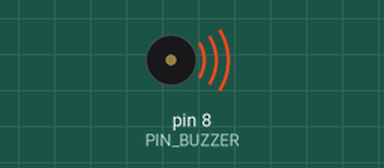
A sketch run on a simulated Arduino Uno, built with avr-gcc and run on an emulated ATmega328P. Parts: buzzer (waves = sounding).

Above: at 0.2 s.
Timing chart, 0 to 3.0 s (numbered marks = the images above):
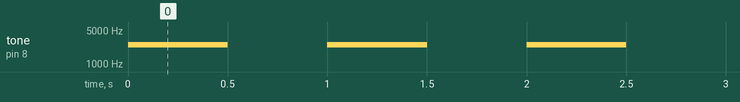

The sketch:

buzzer_test.ino
```cpp
/**
 * Buzzer test: beeps 0.5 s on / 0.5 s off. Wiring: buzzer + -> D8, - -> GND.
 */
const uint8_t PIN_BUZZER = 8;   // buzzer + leg is on D8

/**
 * Set the buzzer pin as an output.
 * @return void
 */
void setup() {
  pinMode(PIN_BUZZER, OUTPUT);
}

/**
 * Beep: 0.5 s on, 0.5 s off. tone() works for active and passive buzzers.
 * @return void
 */
void loop() {
  tone(PIN_BUZZER, 2500);
  delay(500);
  noTone(PIN_BUZZER);
  delay(500);
}
```

Measured:
- by itself, tone on pin 8 (PIN_BUZZER): alternates 2500 Hz for 0.50 s and silent for 0.50 s
